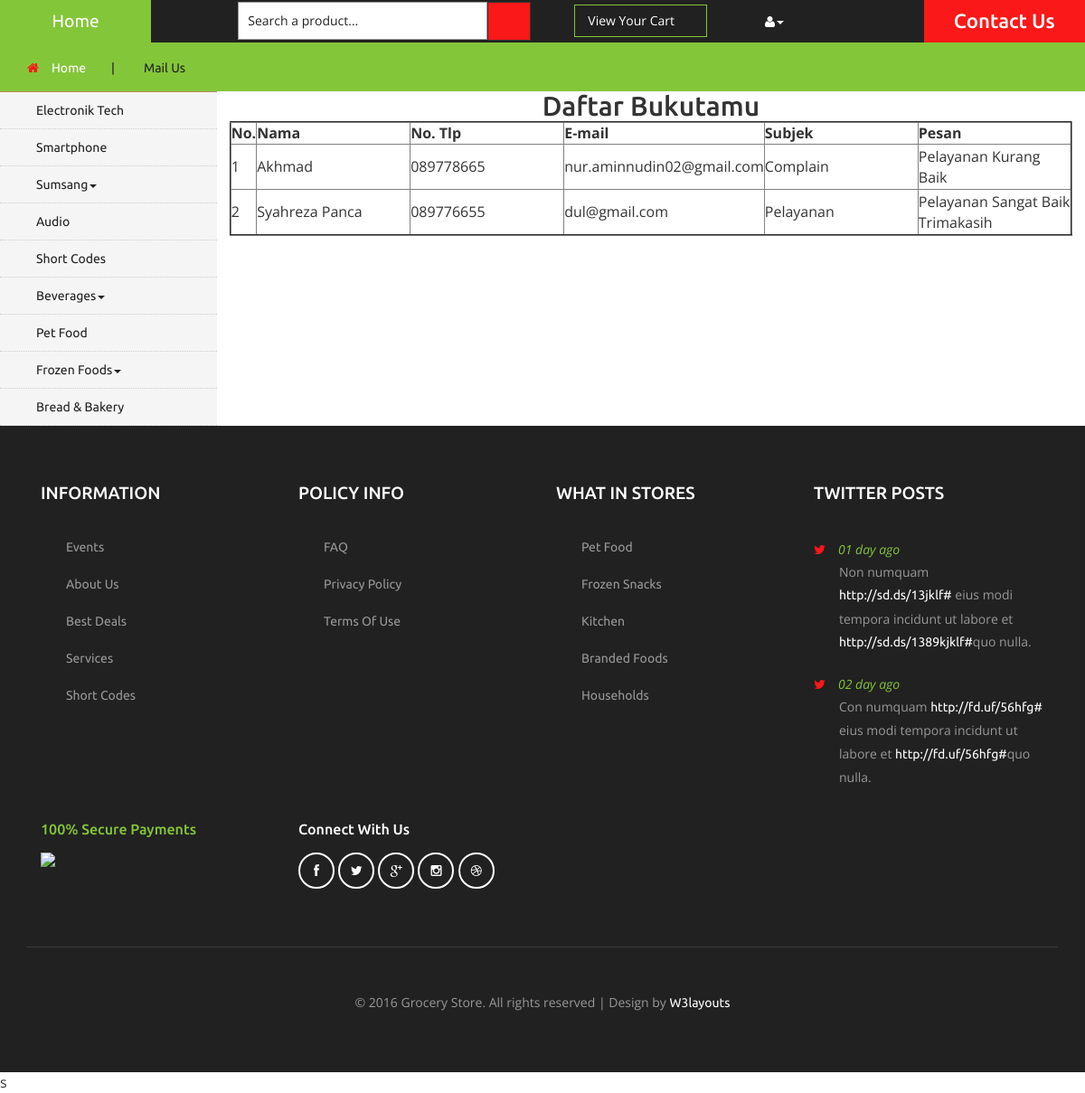
The page /admin/marketplace/daftar_bukutamu.php (signed in) on the database its author committed.
### tables this page shows
CREATE TABLE `bukutamu` (
  `id` int(11) NOT NULL,
  `nama` varchar(50) NOT NULL,
  `telpon` varchar(20) NOT NULL,
  `email` varchar(50) NOT NULL,
  `subjek` varchar(20) NOT NULL,
  `pesan` varchar(300) NOT NULL
);

### admin/marketplace/functions.php (called while the page is built, shortened)
<?php
$conn=mysqli_connect("localhost","root","","marketplace");
function query($query)
{
	global $conn;
	$result=mysqli_query($conn,$query);
	$rows=[];
	while ($row=mysqli_fetch_assoc($result)) {
		$rows[]=$row;
	}
	return $rows;
}
 ?>

### admin/marketplace/daftar_bukutamu.php (the view, shortened to what this page needs)
<?php
require 'functions.php';
$data=query("SELECT * FROM bukutamu");
 ?>
 <!DOCTYPE html>
<html>
<head>
<link href="css/bootstrap.css" rel="stylesheet" type="text/css" media="all" />
<link href="css/style.css" rel="stylesheet" type="text/css" media="all" />
<link href="css/font-awesome.css" rel="stylesheet" type="text/css" media="all" />
</head>
<body>
  <div class="agileits_header">
    <div class="w3l_offers">
      <a href="index.php">Home</a>
    </div>
    <div class="w3l_search">
      <form action="#" method="post">
        <input type="text" name="Product" value="Search a product..." onfocus="this.value = '';" onblur="if (this.value == '') {this.value = 'Search a product...';}" required="">
        <input type="submit" value=" ">
      </form>
    </div>
    <div class="product_list_header">
      <form action="#" method="post" class="last">
                <fieldset>
                    <input type="submit" name="submit" value="View your cart" class="button" />
                </fieldset>
            </form>
    </div>
    <div class="w3l_header_right">
      <ul>
        <li class="dropdown profile_details_drop">
          <a href="#" class="dropdown-toggle" data-toggle="dropdown"><i class="fa fa-user" aria-hidden="true"></i><span class="caret"></span></a>
        </li>
      </ul>
    </div>
    <div class="w3l_header_right1">
      <h2><a href="mail.php">Contact Us</a></h2>
    </div>
    <div class="clearfix"> </div>
  </div>
  <div class="products-breadcrumb">
    <div class="container">
      <ul>
        <li><i class="fa fa-home" aria-hidden="true"></i><a href="index.php">Home</a><span>|</span></li>
        <li>Mail Us</li>
      </ul>
    </div>
  </div>
  <div class="banner">
    <div class="w3l_banner_nav_left">
      <nav class="navbar nav_bottom">
        <div class="collapse navbar-collapse" id="bs-megadropdown-tabs">
          <ul class="nav navbar-nav nav_1">
            <li><a href="index.php">Electronik Tech</a></li>
            <li><a href="index.php">Smartphone</a></li>
            <li class="dropdown mega-dropdown active">
              <a href="#" class="dropdown-toggle" data-toggle="dropdown">Sumsang<span class="caret"></span></a>
            </li>
            <li><a href="kitchen.html">Audio</a></li>
            <li><a href="short-codes.html">Short Codes</a></li>
            <li class="dropdown">
              <a href="#" class="dropdown-toggle" data-toggle="dropdown">Beverages<span class="caret"></span></a>
            </li>
            <li><a href="#">Pet Food</a></li>
            <li class="dropdown">
              <a href="#" class="dropdown-toggle" data-toggle="dropdown">Frozen Foods<span class="caret"></span></a>
            </li>
            <li><a href="#">Bread & Bakery</a></li>
          </ul>
         </div>
      </nav>
    </div>
    <h2><center>Daftar Bukutamu</center></h2>
  <table border="2" cellpadding="10" cellspacing="0" align="center">
              <tr>
                <th>No.</th>
                <th>Nama</th>
                <th>No. Tlp</th>
                <th>E-mail</th>
                <th>Subjek</th>
                <th>Pesan</th>
              </tr>
              <?php $i=1; ?>
              <?php foreach ($data as $bukutamu) : ?>
              <tr>
                <td><?= $i; ?></td>
                <td class="panjang"><?= $bukutamu['nama'];  ?></td>
                <td class="panjang"><?= $bukutamu['telpon'];  ?></td>
                <td class="panjang"><?= $bukutamu['email']; ?></td>
                <td class="panjang"><?= $bukutamu['subjek']; ?></td>
                <td class="panjang"><?= $bukutamu['pesan']; ?></td>
              </tr>
              <?php $i++; ?>
              <?php endforeach; ?>
            </table>
    <div class="clearfix"></div>
  </div>
  <div class="footer">
    <div class="container">
      <div class="col-md-3 w3_footer_grid">
        <h3>information</h3>
        <ul class="w3_footer_grid_list">
          <li><a href="#">Events</a></li>
          <li><a href="#">About Us</a></li>
          <li><a href="#">Best Deals</a></li>
          <li><a href="#">Services</a></li>
          <li><a href="#">Short Codes</a></li>
        </ul>
      </div>
      <div class="col-md-3 w3_footer_grid">
        <h3>policy info</h3>
        <ul class="w3_footer_grid_list">
          <li><a href="#">FAQ</a></li>
          <li><a href="#">privacy policy</a></li>
          <li><a href="#">terms of use</a></li>
        </ul>
      </div>
      <div class="col-md-3 w3_footer_grid">
        <h3>what in stores</h3>
        <ul class="w3_footer_grid_list">
          <li><a href="#">Pet Food</a></li>
          <li><a href="#">Frozen Snacks</a></li>
          <li><a href="#">Kitchen</a></li>
          <li><a href="#">Branded Foods</a></li>
          <li><a href="#">Households</a></li>
        </ul>
      </div>
      <div class="col-md-3 w3_footer_grid">
        <h3>twitter posts</h3>
        <ul class="w3_footer_grid_list1">
          <li><label class="fa fa-twitter" aria-hidden="true"></label><i>01 day ago</i><span>Non numquam <a href="#">http://sd.ds/13jklf#</a>
            eius modi tempora incidunt ut labore et
            <a href="#">http://sd.ds/1389kjklf#</a>quo nulla.</span></li>
          <li><label class="fa fa-twitter" aria-hidden="true"></label><i>02 day ago</i><span>Con numquam <a href="#">http://fd.uf/56hfg#</a>
            eius modi tempora incidunt ut labore et
            <a href="#">http://fd.uf/56hfg#</a>quo nulla.</span></li>
        </ul>
      </div>
      <div class="clearfix"> </div>
      <div class="agile_footer_grids">
        <div class="col-md-3 w3_footer_grid agile_footer_grids_w3_footer">
          <div class="w3_footer_grid_bottom">
            <h4>100% secure payments</h4>
            <img src="images/card.png" alt=" " class="img-responsive" />
          </div>
        </div>
        <div class="col-md-3 w3_footer_grid agile_footer_grids_w3_footer">
          <div class="w3_footer_grid_bottom">
            <h5>connect with us</h5>
            <ul class="agileits_social_icons">
              <li><a href="#" class="facebook"><i class="fa fa-facebook" aria-hidden="true"></i></a></li>
              <li><a href="#" class="twitter"><i class="fa fa-twitter" aria-hidden="true"></i></a></li>
              <li><a href="#" class="google"><i class="fa fa-google-plus" aria-hidden="true"></i></a></li>
              <li><a href="#" class="instagram"><i class="fa fa-instagram" aria-hidden="true"></i></a></li>
              <li><a href="#" class="dribbble"><i class="fa fa-dribbble" aria-hidden="true"></i></a></li>
            </ul>
          </div>
        </div>
        <div class="clearfix"> </div>
      </div>
      <div class="wthree_footer_copy">
        <p>© 2016 Grocery Store. All rights reserved | Design by <a href="http://w3layouts.com/">W3layouts</a></p>
      </div>
    </div>
  </div>
  s
</body>
</html>

### admin/marketplace/daftar_bukutamu.php (style rules this page uses)
.panjang { height: 50px; width: 170px; }

### rows shown on the page
bukutamu: nama "Akhmad", telpon "089778665", email "nur.aminnudin02@gmail.com", subjek "Complain", pesan "Pelayanan Kurang Baik"
bukutamu: nama "Syahreza Panca", telpon "089776655", email "dul@gmail.com", subjek "Pelayanan", pesan "Pelayanan Sangat Baik Trimakasih"
